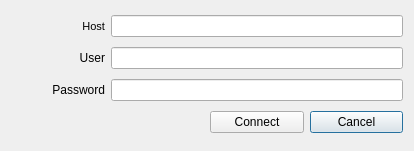
<?xml version="1.0" encoding="UTF-8"?>
<ui version="4.0">
 <class>Dialog_connection</class>
 <widget class="QDialog" name="Dialog_connection">
  <property name="geometry">
   <rect>
    <x>0</x>
    <y>0</y>
    <width>414</width>
    <height>151</height>
   </rect>
  </property>
  <property name="sizePolicy">
   <sizepolicy hsizetype="Fixed" vsizetype="Fixed">
    <horstretch>0</horstretch>
    <verstretch>0</verstretch>
   </sizepolicy>
  </property>
  <property name="windowTitle">
   <string>Connection</string>
  </property>
  <layout class="QGridLayout" name="gridLayout">
   <item row="2" column="0">
    <widget class="QLabel" name="label_password">
     <property name="text">
      <string>Password</string>
     </property>
     <property name="alignment">
      <set>Qt::AlignRight|Qt::AlignTrailing|Qt::AlignVCenter</set>
     </property>
    </widget>
   </item>
   <item row="2" column="1" colspan="3">
    <widget class="QLineEdit" name="lineEdit_password">
     <property name="autoFillBackground">
      <bool>false</bool>
     </property>
     <property name="echoMode">
      <enum>QLineEdit::Password</enum>
     </property>
    </widget>
   </item>
   <item row="0" column="1" colspan="3">
    <widget class="QLineEdit" name="lineEdit_host"/>
   </item>
   <item row="0" column="0">
    <widget class="QLabel" name="label_host">
     <property name="font">
      <font>
       <pointsize>8</pointsize>
      </font>
     </property>
     <property name="text">
      <string>Host</string>
     </property>
     <property name="textFormat">
      <enum>Qt::AutoText</enum>
     </property>
     <property name="alignment">
      <set>Qt::AlignRight|Qt::AlignTrailing|Qt::AlignVCenter</set>
     </property>
    </widget>
   </item>
   <item row="3" column="3">
    <widget class="QPushButton" name="pushButton_cancel">
     <property name="text">
      <string>Cancel</string>
     </property>
    </widget>
   </item>
   <item row="3" column="2">
    <widget class="QPushButton" name="pushButton_connect">
     <property name="text">
      <string>Connect</string>
     </property>
    </widget>
   </item>
   <item row="1" column="1" colspan="3">
    <widget class="QLineEdit" name="lineEdit_user"/>
   </item>
   <item row="1" column="0">
    <widget class="QLabel" name="label_user">
     <property name="text">
      <string>User</string>
     </property>
     <property name="alignment">
      <set>Qt::AlignRight|Qt::AlignTrailing|Qt::AlignVCenter</set>
     </property>
    </widget>
   </item>
  </layout>
 </widget>
 <resources/>
 <connections/>
</ui>
